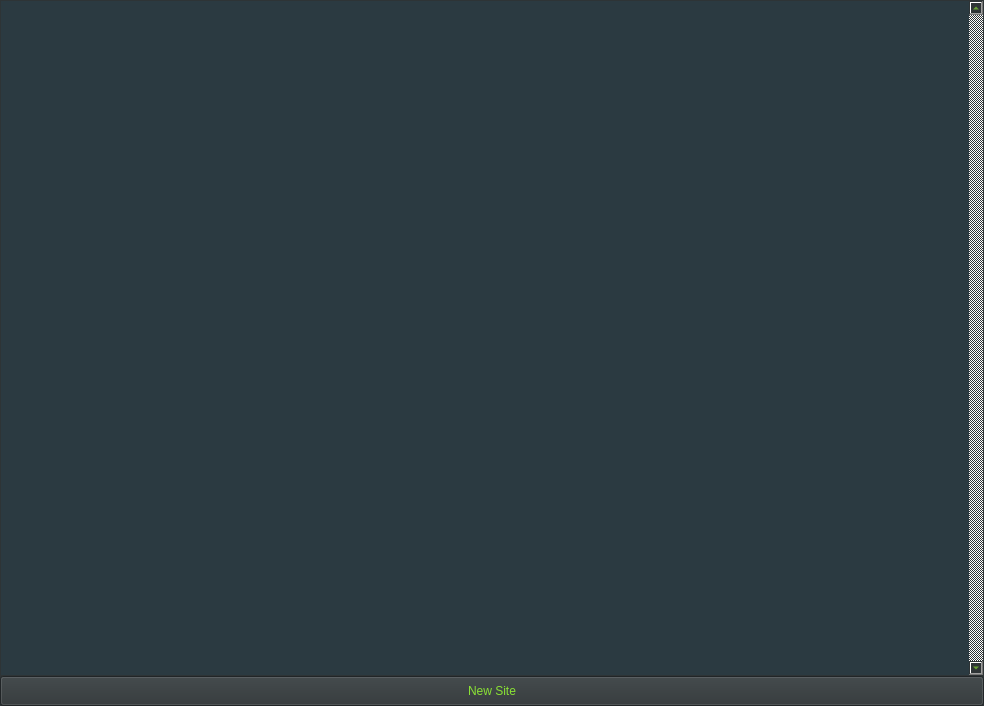
<?xml version="1.0" encoding="UTF-8"?>
<ui version="4.0">
 <class>Form</class>
 <widget class="QWidget" name="Form">
  <property name="geometry">
   <rect>
    <x>0</x>
    <y>0</y>
    <width>984</width>
    <height>706</height>
   </rect>
  </property>
  <property name="windowTitle">
   <string>Form</string>
  </property>
  <property name="styleSheet">
   <string notr="true">background-color: rgb(46, 52, 54);
color: rgb(138, 226, 52);</string>
  </property>
  <layout class="QVBoxLayout" name="verticalLayout">
   <property name="spacing">
    <number>0</number>
   </property>
   <property name="leftMargin">
    <number>0</number>
   </property>
   <property name="topMargin">
    <number>0</number>
   </property>
   <property name="rightMargin">
    <number>0</number>
   </property>
   <property name="bottomMargin">
    <number>0</number>
   </property>
   <item>
    <widget class="QScrollArea" name="Contact_scroll">
     <property name="enabled">
      <bool>true</bool>
     </property>
     <property name="sizePolicy">
      <sizepolicy hsizetype="Expanding" vsizetype="Preferred">
       <horstretch>0</horstretch>
       <verstretch>0</verstretch>
      </sizepolicy>
     </property>
     <property name="maximumSize">
      <size>
       <width>16777215</width>
       <height>16777215</height>
      </size>
     </property>
     <property name="layoutDirection">
      <enum>Qt::LeftToRight</enum>
     </property>
     <property name="autoFillBackground">
      <bool>false</bool>
     </property>
     <property name="styleSheet">
      <string notr="true">color: rgba(191, 64, 64, 0);</string>
     </property>
     <property name="inputMethodHints">
      <set>Qt::ImhNone</set>
     </property>
     <property name="frameShape">
      <enum>QFrame::Box</enum>
     </property>
     <property name="frameShadow">
      <enum>QFrame::Plain</enum>
     </property>
     <property name="lineWidth">
      <number>1</number>
     </property>
     <property name="midLineWidth">
      <number>0</number>
     </property>
     <property name="verticalScrollBarPolicy">
      <enum>Qt::ScrollBarAlwaysOn</enum>
     </property>
     <property name="sizeAdjustPolicy">
      <enum>QAbstractScrollArea::AdjustToContents</enum>
     </property>
     <property name="widgetResizable">
      <bool>true</bool>
     </property>
     <property name="alignment">
      <set>Qt::AlignLeading|Qt::AlignLeft|Qt::AlignTop</set>
     </property>
     <widget class="QWidget" name="scrollAreaWidgetContents_4">
      <property name="geometry">
       <rect>
        <x>0</x>
        <y>0</y>
        <width>970</width>
        <height>674</height>
       </rect>
      </property>
      <property name="sizePolicy">
       <sizepolicy hsizetype="Expanding" vsizetype="Preferred">
        <horstretch>0</horstretch>
        <verstretch>0</verstretch>
       </sizepolicy>
      </property>
      <property name="styleSheet">
       <string notr="true">gridline-color: rgba(191, 64, 64, 0);
border-color: rgba(191, 64, 64, 0);
color: rgba(191, 64, 64, 0);</string>
      </property>
      <layout class="QVBoxLayout" name="verticalLayout_5">
       <property name="spacing">
        <number>0</number>
       </property>
       <property name="sizeConstraint">
        <enum>QLayout::SetNoConstraint</enum>
       </property>
       <property name="leftMargin">
        <number>0</number>
       </property>
       <property name="topMargin">
        <number>0</number>
       </property>
       <property name="rightMargin">
        <number>0</number>
       </property>
       <property name="bottomMargin">
        <number>0</number>
       </property>
       <item>
        <widget class="QFrame" name="OtherContacts_3">
         <property name="enabled">
          <bool>true</bool>
         </property>
         <property name="sizePolicy">
          <sizepolicy hsizetype="Preferred" vsizetype="Expanding">
           <horstretch>0</horstretch>
           <verstretch>0</verstretch>
          </sizepolicy>
         </property>
         <property name="minimumSize">
          <size>
           <width>0</width>
           <height>0</height>
          </size>
         </property>
         <property name="palette">
          <palette>
           <active>
            <colorrole role="WindowText">
             <brush brushstyle="SolidPattern">
              <color alpha="255">
               <red>64</red>
               <green>230</green>
               <blue>64</blue>
              </color>
             </brush>
            </colorrole>
            <colorrole role="Button">
             <brush brushstyle="SolidPattern">
              <color alpha="92">
               <red>38</red>
               <green>68</green>
               <blue>83</blue>
              </color>
             </brush>
            </colorrole>
            <colorrole role="Text">
             <brush brushstyle="SolidPattern">
              <color alpha="255">
               <red>64</red>
               <green>230</green>
               <blue>64</blue>
              </color>
             </brush>
            </colorrole>
            <colorrole role="ButtonText">
             <brush brushstyle="SolidPattern">
              <color alpha="255">
               <red>64</red>
               <green>230</green>
               <blue>64</blue>
              </color>
             </brush>
            </colorrole>
            <colorrole role="Base">
             <brush brushstyle="SolidPattern">
              <color alpha="92">
               <red>38</red>
               <green>68</green>
               <blue>83</blue>
              </color>
             </brush>
            </colorrole>
            <colorrole role="Window">
             <brush brushstyle="SolidPattern">
              <color alpha="92">
               <red>38</red>
               <green>68</green>
               <blue>83</blue>
              </color>
             </brush>
            </colorrole>
            <colorrole role="PlaceholderText">
             <brush brushstyle="NoBrush">
              <color alpha="128">
               <red>64</red>
               <green>230</green>
               <blue>64</blue>
              </color>
             </brush>
            </colorrole>
           </active>
           <inactive>
            <colorrole role="WindowText">
             <brush brushstyle="SolidPattern">
              <color alpha="255">
               <red>64</red>
               <green>230</green>
               <blue>64</blue>
              </color>
             </brush>
            </colorrole>
            <colorrole role="Button">
             <brush brushstyle="SolidPattern">
              <color alpha="92">
               <red>38</red>
               <green>68</green>
               <blue>83</blue>
              </color>
             </brush>
            </colorrole>
            <colorrole role="Text">
             <brush brushstyle="SolidPattern">
              <color alpha="255">
               <red>64</red>
               <green>230</green>
               <blue>64</blue>
              </color>
             </brush>
            </colorrole>
            <colorrole role="ButtonText">
             <brush brushstyle="SolidPattern">
              <color alpha="255">
               <red>64</red>
               <green>230</green>
               <blue>64</blue>
              </color>
             </brush>
            </colorrole>
            <colorrole role="Base">
             <brush brushstyle="SolidPattern">
              <color alpha="92">
               <red>38</red>
               <green>68</green>
               <blue>83</blue>
              </color>
             </brush>
            </colorrole>
            <colorrole role="Window">
             <brush brushstyle="SolidPattern">
              <color alpha="92">
               <red>38</red>
               <green>68</green>
               <blue>83</blue>
              </color>
             </brush>
            </colorrole>
            <colorrole role="PlaceholderText">
             <brush brushstyle="NoBrush">
              <color alpha="128">
               <red>64</red>
               <green>230</green>
               <blue>64</blue>
              </color>
             </brush>
            </colorrole>
           </inactive>
           <disabled>
            <colorrole role="WindowText">
             <brush brushstyle="SolidPattern">
              <color alpha="255">
               <red>64</red>
               <green>230</green>
               <blue>64</blue>
              </color>
             </brush>
            </colorrole>
            <colorrole role="Button">
             <brush brushstyle="SolidPattern">
              <color alpha="92">
               <red>38</red>
               <green>68</green>
               <blue>83</blue>
              </color>
             </brush>
            </colorrole>
            <colorrole role="Text">
             <brush brushstyle="SolidPattern">
              <color alpha="255">
               <red>64</red>
               <green>230</green>
               <blue>64</blue>
              </color>
             </brush>
            </colorrole>
            <colorrole role="ButtonText">
             <brush brushstyle="SolidPattern">
              <color alpha="255">
               <red>64</red>
               <green>230</green>
               <blue>64</blue>
              </color>
             </brush>
            </colorrole>
            <colorrole role="Base">
             <brush brushstyle="SolidPattern">
              <color alpha="92">
               <red>38</red>
               <green>68</green>
               <blue>83</blue>
              </color>
             </brush>
            </colorrole>
            <colorrole role="Window">
             <brush brushstyle="SolidPattern">
              <color alpha="92">
               <red>38</red>
               <green>68</green>
               <blue>83</blue>
              </color>
             </brush>
            </colorrole>
            <colorrole role="PlaceholderText">
             <brush brushstyle="NoBrush">
              <color alpha="128">
               <red>64</red>
               <green>230</green>
               <blue>64</blue>
              </color>
             </brush>
            </colorrole>
           </disabled>
          </palette>
         </property>
         <property name="styleSheet">
          <string notr="true">background-color: rgba(38, 68, 83, 92);
color: rgba( 64, 230, 64, 255);</string>
         </property>
         <property name="frameShape">
          <enum>QFrame::NoFrame</enum>
         </property>
         <property name="frameShadow">
          <enum>QFrame::Raised</enum>
         </property>
         <property name="lineWidth">
          <number>0</number>
         </property>
         <layout class="QFormLayout" name="siteslist_lyt">
          <property name="sizeConstraint">
           <enum>QLayout::SetNoConstraint</enum>
          </property>
          <property name="fieldGrowthPolicy">
           <enum>QFormLayout::AllNonFixedFieldsGrow</enum>
          </property>
          <property name="rowWrapPolicy">
           <enum>QFormLayout::WrapLongRows</enum>
          </property>
          <property name="labelAlignment">
           <set>Qt::AlignRight|Qt::AlignTop|Qt::AlignTrailing</set>
          </property>
          <property name="formAlignment">
           <set>Qt::AlignLeading|Qt::AlignLeft|Qt::AlignTop</set>
          </property>
          <property name="horizontalSpacing">
           <number>0</number>
          </property>
          <property name="verticalSpacing">
           <number>0</number>
          </property>
          <property name="leftMargin">
           <number>0</number>
          </property>
          <property name="topMargin">
           <number>0</number>
          </property>
          <property name="rightMargin">
           <number>0</number>
          </property>
          <property name="bottomMargin">
           <number>0</number>
          </property>
         </layout>
        </widget>
       </item>
      </layout>
     </widget>
    </widget>
   </item>
   <item>
    <widget class="QToolButton" name="add_site_btn">
     <property name="sizePolicy">
      <sizepolicy hsizetype="Expanding" vsizetype="Fixed">
       <horstretch>0</horstretch>
       <verstretch>0</verstretch>
      </sizepolicy>
     </property>
     <property name="minimumSize">
      <size>
       <width>10</width>
       <height>30</height>
      </size>
     </property>
     <property name="toolTip">
      <string>add a new site with a new IPNS name</string>
     </property>
     <property name="styleSheet">
      <string notr="true"/>
     </property>
     <property name="text">
      <string>New Site</string>
     </property>
    </widget>
   </item>
  </layout>
 </widget>
 <resources/>
 <connections/>
</ui>
